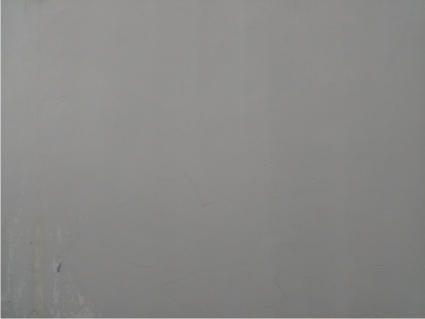
#> input picture DATA SET/CRACKS/1.jpg, 425 x 319 px, found by its file name; the run also reads 1 picture not shown here
$ jupyter execute --allow-errors Term_project_CV.ipynb   (older library calls are emulated)
#> lines starting #> are read from the running program, lines starting #| are printed output that depends on the picture; after the words box and inside, x2 and y2 are one past the last pixel; in counts of white or black regions, pixels touching at a corner belong together; long printed decimals are rounded
[cell 1]
import cv2
import numpy as np
import scipy.signal
import matplotlib.pyplot as plt
from google.colab.patches import cv2_imshow
import math
# Initial Data
N = 6
K = 1

# TRAIN DATA
grayImg = []
grayImg.append(cv2.resize(cv2.imread('/content/1.jpg',0),(400,300)))
grayImg.append(cv2.resize(cv2.imread('/content/2.jpg',0),(400,300)))
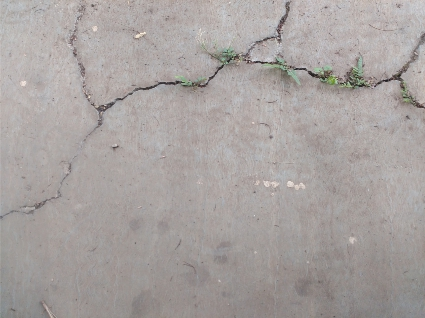
#> input picture DATA SET/CRACKS/2.jpg, 425 x 318 px, found by its file name
grayImg.append(cv2.resize(cv2.imread('/content/3.jpg',0),(400,300)))
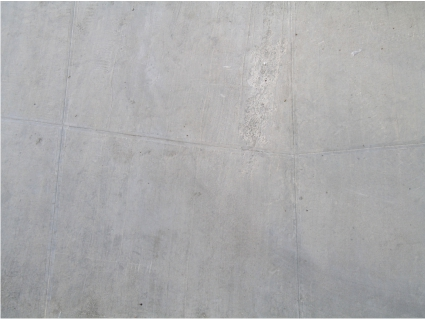
#> input picture DATA SET/CRACKS/3.jpg, 425 x 319 px, found by its file name
grayImg.append(cv2.resize(cv2.imread('/content/4.jpg',0),(400,300)))
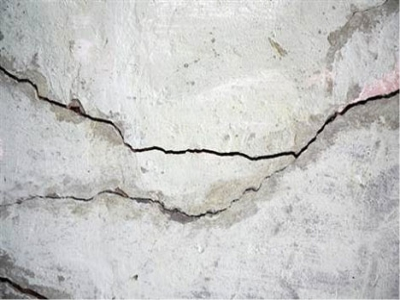
#> input picture DATA SET/CRACKS/4.jpg, 400 x 300 px, found by its file name
grayImg.append(cv2.resize(cv2.imread('/content/5.jpg',0),(400,300)))
grayImg.append(cv2.resize(cv2.imread('/content/6.jpg',0),(400,300)))
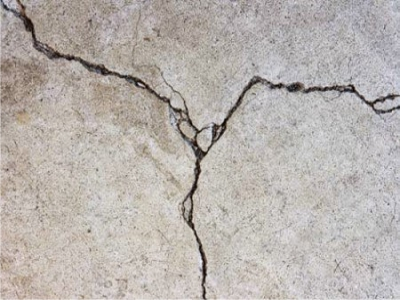
#> input picture DATA SET/CRACKS/6.jpg, 400 x 300 px, found by its file name

# Median filter - MASK[5,5]
def median_filter(grayImg,N):
  medImg = []
  for ii in range (N):
      medImg.append(scipy.signal.medfilt2d(grayImg[ii],5))
      # looping j times
      for jj in range (K):
          medImg[ii] = (medImg[ii] + scipy.signal.medfilt2d(grayImg[ii],5)).astype(np.uint8)
  return medImg

# Create Structuring Element for 0,30,60,90,120,150 degres
def Pt(x0, y0, x1, y1):
   points = []
   dx, dy = abs(x1 - x0), abs(y1 - y0)
   x, y = x0, y0
   sx = -1 if x0 > x1 else 1
   sy = -1 if y0 > y1 else 1
   if dx > dy:
      err = dx /2
      while x != x1:
         points.append((x, y))
         err -= dy
         if err < 0:
            y += sy
            err += dx
         x += sx
   else:
      err = dy / 2.0
      while y != y1:
         points.append((x, y))
         err -= dx
         if err < 0:
            x += sx
            err += dy
         y += sy
   points.append((x, y))
   return points

def strel_line(length, degrees):
   if length >= 1:
      theta = degrees*np.pi/180
      x = round((length - 1) / 2 * np.cos(theta))
      y = -round((length - 1) / 2 * np.sin(theta))
      points = Pt(-x, -y, x, y)
      points_x = [point[0] for point in points]
      points_y = [point[1] for point in points]
      n_rows = int(2 * max([abs(point_y) for point_y in points_y]) + 1)
      n_columns = int(2 * max([abs(point_x) for point_x in points_x]) + 1)
      strel = np.zeros((n_rows, n_columns))
      rows = ([point_y + max([abs(point_y) for point_y in points_y]) for point_y in points_y])
      columns = ([point_x + max([abs(point_x) for point_x in points_x]) for point_x in points_x])
      idx = []
      for x in zip(rows, columns):
         idx.append(np.ravel_multi_index((int(x[0]), int(x[1])), (n_rows, n_columns)))
      strel.reshape(-1)[idx] = 1
      strel = strel.astype(np.uint8)
   return strel

def opening_img(medImg,N):
  SE = []
  for ii in range (N):
    SE.append(strel_line(15,ii*30))
  imgOpen=np.zeros([6,300,400])
  imgOverlap = np.zeros([6,300,400])
  # Image opening in the six direction for each gray level image and Overlap Image to Single one
  for ii in range (N):
      for j in range (6):
          imgOpen[j]=cv2.morphologyEx(medImg[ii], cv2.MORPH_OPEN, SE[j])
          if j==5:
              imgOverlap[ii]=imgOpen[0]
              for l in range (1,5):
                  imgOverlap[ii] = cv2.addWeighted(imgOverlap[ii],0.7,imgOpen[l],0.3,0.0)
                  # np.dstackdst = cv.addWeighted(src1, alpha, src2, beta, 0.0)
  return imgOverlap

def threshold(imgOverlap,th, N, kkk):
  imgBw = []
  for ii in range (N):
     (thresh, blackAndWhiteImage) = cv2.threshold(imgOverlap[ii], th, 255, cv2.THRESH_BINARY)
     if kkk == True:
       for jj in range (blackAndWhiteImage.shape[0]):
         for kk in range (blackAndWhiteImage.shape[1]):
           if blackAndWhiteImage[jj][kk] == np.uint8(255):
             blackAndWhiteImage[jj][kk] = np.uint8(0)
           else:
             blackAndWhiteImage[jj][kk] = np.uint8(255)
     imgBw.append(blackAndWhiteImage)
  return imgBw

def gaussblur(sigma, grayImg):
  k=[]
  for image in grayImg:
    image = cv2.resize(image, (0, 0), fx=2, fy=2)
    sigma1 = np.sqrt(max((sigma ** 2) - 1, 0.01))
    k.append(cv2.GaussianBlur(image, (0, 0), sigmaX=sigma1, sigmaY=sigma1))
  return k

def laplacian(imgg):
  jk=[]
  ddepth = cv2.CV_16S
  for src_gray in imgg:
    dst = cv2.Laplacian(src_gray, ddepth, ksize=5)
    abs_dst = cv2.convertScaleAbs(dst)
    jk.append(abs_dst)
  return jk

[cell 2]
def pre_processing(grayImg, N):
  medImg = median_filter(grayImg,N)
  imgOverlap = opening_img(medImg,N)
  imgBw = threshold(imgOverlap,85, N, kkk=False)
  return imgBw, medImg, imgOverlap

def pre_processing2(grayImg,N):
  medImg2 = gaussblur(3.8, grayImg)
  imgOverlap2 = laplacian(medImg2)
  imgBw21 = threshold(imgOverlap2,80, N, kkk=True)
  kernel = np.ones((5,5),np.uint8)
  kernel2 = np.ones((8,8),np.uint8)
  #imgBw2 = cv2.dilate(imgBw21, kernel, iterations = 1)
  imgBw2 =[]
  for im in imgBw21:
    d = cv2.dilate(im, kernel, iterations = 1)
    imgBw2.append(cv2.erode(d, kernel2, iterations = 4))#cv2.morphologyEx(im, cv2.MORPH_OPEN, kernel))
  return imgBw2, medImg2, imgOverlap2
imgBw, medImg, imgOverlap = pre_processing(grayImg,6)
#> after the loop in median_filter, `for ii in range (N):`: medImg = 6 items
#> the loop in opening_img, `for ii in range (N):` made 6 passes
#> the loop in threshold, `for ii in range (N):` made 6 passes
#> pass 1, in threshold, `(thresh, blackAndWhiteImage) = cv2.threshold(imgOverlap[ii], th, 255, ..`:
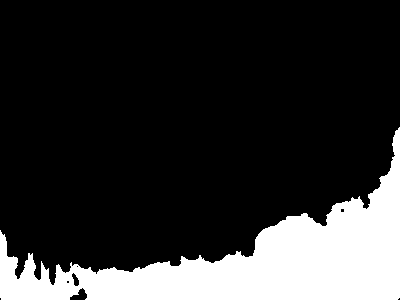
#> blackAndWhiteImage: shape (300, 400) float64; 19% white; 1 white region, box (x1, y1, x2, y2) and area: (0, 127, 400, 300) 22776
#> after the loop in threshold, `for ii in range (N):`:
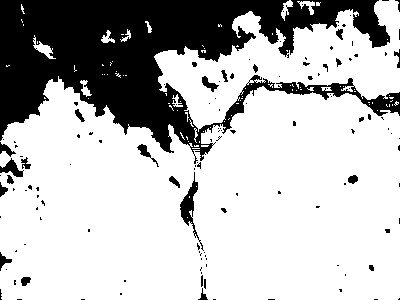
#> blackAndWhiteImage: shape (300, 400) float64; 73.6% white; 131 black regions (106 under 20 px), largest, box (x1, y1, x2, y2) and area: (0, 0, 400, 164) 29253, (180, 172, 204, 251) 457, (0, 158, 24, 177) 206
#> imgBw = 6 items; medImg = 6 items
imgBw2, medImg2, imgOverlap2 = pre_processing2(grayImg,6)
#> the loop in gaussblur, `for image in grayImg:` made 6 passes
#> in laplacian, `ddepth = cv2.CV_16S`: ddepth = 3
#> the loop in laplacian, `for src_gray in imgg:` made 6 passes
#> after the loop in laplacian, `for src_gray in imgg:`:
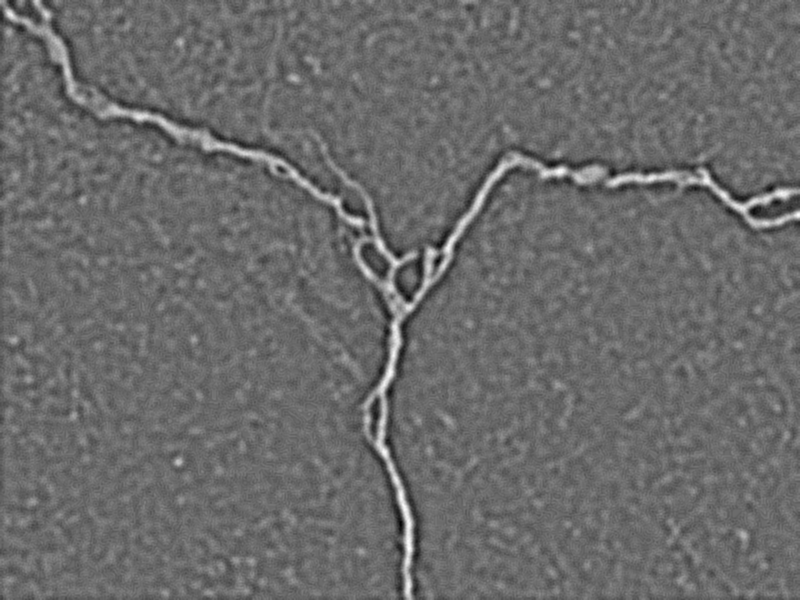
#> dst: shape (600, 800) int16; min -250, max 344, mean 0; drawn with min black and max white
#> after the loop in laplacian, `for src_gray in imgg:`: jk = 6 items
#> after the loop in threshold (call 2), `for ii in range (N):`: blackAndWhiteImage: shape (600, 800); 94.9% white; 388 black regions (281 under 20 px), largest, box (x1, y1, x2, y2) and area: (363, 154, 569, 600) 5162, (98, 104, 364, 228) 2200, (606, 169, 800, 228) 1904
#> the loop in pre_processing2, `for im in imgBw21:` made 6 passes
#> after the loop in pre_processing2, `for im in imgBw21:`:
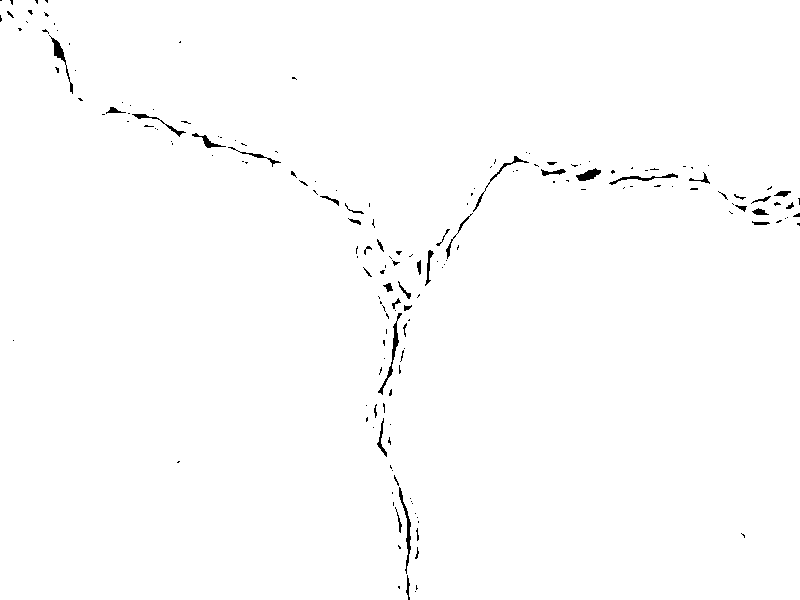
#> d: shape (600, 800); 99.2% white; 178 black regions (137 under 20 px), largest, box (x1, y1, x2, y2) and area: (378, 313, 402, 395) 258, (399, 487, 411, 574) 240, (49, 35, 73, 94) 219
#> imgBw2 = 6 items; medImg2 = 6 items; imgOverlap2 = 6 items
fig, plot = plt.subplots(4, 2, figsize=(18,13))
plot[0,0].imshow(grayImg[1],cmap='gray')
plot[1,0].imshow(medImg[1],cmap='gray')
plot[2,0].imshow(imgOverlap[1],cmap='gray')
plot[3,0].imshow(imgBw[1],cmap ='gray')
plot[0,1].imshow(grayImg[1],cmap='gray')
plot[1,1].imshow(medImg2[1],cmap='gray')
plot[2,1].imshow(imgOverlap2[1],cmap='gray')
plot[3,1].imshow(imgBw2[1],cmap ='gray')

[cell 3]
from skimage import measure
from skimage.measure import label, regionprops, regionprops_table
# Prepare properties image region (Eccentricity and Area) for crack
def image_region_props(imgBw2, N):
  imgProp = []
  area = []
  eccentricity = []
  majorAxis = []
  minorAxis = []
  for i in range (N):
     labels = measure.label(imgBw2[i], background=1) # same image_binary as above
     imgProp.append(measure.regionprops(labels))
     areaProp = []
     eccentricityProp = []
     majorAxisProp = []
     minorAxisProp = []
     for propss in imgProp[i]:
       areaProp.append(propss.area)
       eccentricityProp.append(propss.eccentricity)
       majorAxisProp.append(propss.major_axis_length)
       minorAxisProp.append(propss.minor_axis_length)
     area.append(areaProp)
     eccentricity.append(eccentricityProp)
     majorAxis.append(majorAxisProp)
     minorAxis.append(minorAxisProp)
  for ii in range (N):
    ma = max(area[ii])
    ma1 = max(majorAxis[ii])
    ma2 = max(minorAxis[ii])
    for jj in range (np.size(area[ii])):
      area[ii][jj] = 100000*area[ii][jj]/ma
      majorAxis[ii][jj] = 1000*majorAxis[ii][jj]/ma1
      minorAxis[ii][jj] = 1000*minorAxis[ii][jj]/ma2
  return area, majorAxis, minorAxis, eccentricity

area, majorAxis, minorAxis, eccentricity = image_region_props(imgBw2, 6)
#> after the loop in image_region_props, `for i in range (N):`:
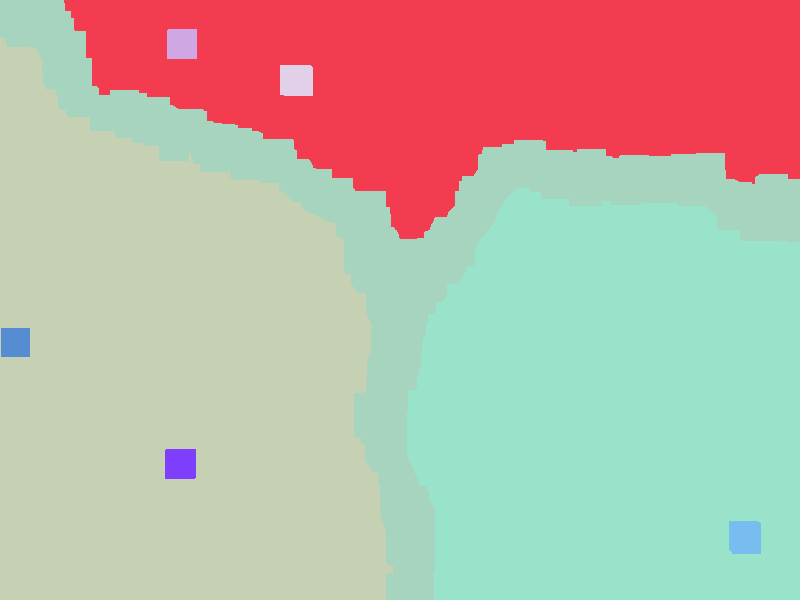
#> labels: shape (600, 800) int64; 9 distinct labels, from 1 to 9; one colour per label, 0 black
#> the loop in image_region_props, `for ii in range (N):` made 6 passes
#> (ma, ma1, ma2) on passes 1 to 6: (479779, 923.4, 692.5), (452985, 926.7, 692.2), (479711, 923.2, 692.4), (223924, 997.9, 399.5), (480000, 923.8, 692.8), (162462, 813.5, 510.8)
#> area = 6 items; majorAxis = 6 items; minorAxis = 6 items; eccentricity = 6 items
print('',area[0]) # Total occupied area in image 1
#|  [100000.0, 46.063]
print('',area[1])
#|  [100000.0, 875.084, 108.834, 185.657, 192.059, 1209.091, 555.206, 369.990, 624.082, 728.059, 697.595, 213.252, 204.863]
print('',minorAxis[2]) # Values of minor axes of continous curves formed in image 3
#|  [28.300, 1000.0]
print('',majorAxis[3])
#|  [821.298, 42.457, 33.538, 34.715, 35.776, 34.696, 35.783, 913.504, 33.538, 1000.0, 34.696, 38.076, 36.896, 357.627, 55.089, 67.067, 75.293, 109.311, 38.021, 36.903, 10.350, 33.538, 2.004]
print('',eccentricity[4]) # Values of eccentricity of continous curves formed in image 5
#|  [0.6614]
print('',eccentricity[5])
#|  [0.7783, 0.9641, 0.07902, 0.7022, 0.3518, 0.2967, 0.0, 0.2541, 0.2924]

[cell 4]
def count_props(area, majorAxis, minorAxis, eccentricity, N):
  area1, ecc1, max1, mix1 = [],[],[],[]  # Area<=1.5
  for ii in range (N):
    counter1,counter2,counter3,counter4 = 0,0,0,0
    for jj in range (np.size(area[ii])):
      if area[ii][jj] < 50000:
        # Excluding the disproportionate values, the values of rest are added
        counter1 += area[ii][jj]
      if eccentricity[ii][jj] > 0.1:
        counter2 += eccentricity[ii][jj]
      if majorAxis[ii][jj] < 999:
        counter3 += majorAxis[ii][jj]
      if minorAxis[ii][jj] < 999:
        counter4 += minorAxis[ii][jj]
    mix1.append(counter4)
    max1.append(counter3)
    ecc1.append(counter2)
    area1.append(counter1)
  return mix1, max1, ecc1, area1

mix1, max1, ecc1, area12 = count_props(area, majorAxis, minorAxis, eccentricity, 6)
#> after the loop in count_props, `for ii in range (N):`: area1 = [46.06, 5963.8, 60.24, 35994.8, 0, 42280]; ecc1 = [1.31, 8.76, 0.661, 11.34, 0.661, 3.64]; max1 = [21.22, 977.8, 21.23, 2880.2, 0, 2405]; mix1 = [21.61, 678.4, 28.3, 3039.3, 0, 2351.3]
#> mix1 = [21.61, 678.4, 28.3, 3039.3, 0, 2351.3]; max1 = [21.22, 977.8, 21.23, 2880.2, 0, 2405]; ecc1 = [1.31, 8.76, 0.661, 11.34, 0.661, 3.64]; area12 = [46.06, 5963.8, 60.24, 35994.8, 0, 42280]
print('',mix1) # the values of summed up minor axes for all training set images
#|  [21.612, 678.393, 28.300, 3039.325, 0, 2351.293]
print('',max1)
#|  [21.222, 977.753, 21.225, 2880.174, 0, 2405.036]
print('',area12)
#|  [46.063, 5963.774, 60.245, 35994.802, 0, 42280.041]
print('',ecc1)
#|  [1.307, 8.765, 0.6614, 11.344, 0.6614, 3.640]

[cell 5]
def data_x(mix1, max1, ecc1, area12, N):
  datax = []
  for jj in range (N):
    datax.append([mix1[jj], max1[jj], area12[jj], ecc1[jj]])
  return datax

[cell 6]
def print_result(mix1, max1, ecc1, area1, N):
  abb= np.zeros(N)
  for ii in range (N):
    abb[ii] = mix1[ii]+max1[ii]+area1[ii]+ecc1[ii]
    # Numerical barrier set by analysing the statistics to predict whether image has cracks or not
    if abb[ii]>3168:
      abb[ii] = 1
    else :
      abb[ii] = 0
  return abb
abb = print_result(mix1, max1, ecc1, area12, 6)
#> after the loop in print_result, `for ii in range (N):`: abb = [0, 1, 0, 1, 0, 1]
#> abb = [0, 1, 0, 1, 0, 1]
print('',abb)
#|  [0. 1. 0. 1. 0. 1.]
# 1 Depicts that the given surface has cracks and 0 depicts the surface doesnt have cracks

[cell 7]
def CRACK_DETECTION(grayImg,N):
  imgBw2, medImg2, imgOverlap2 = pre_processing2(grayImg,N)
  area, majorAxis, minorAxis, eccentricity = image_region_props(imgBw2, N)
  mix1, max1, ecc1, area1 = count_props(area, majorAxis, minorAxis, eccentricity, N)
  abb = print_result(mix1, max1, ecc1, area1, N)
  return abb, mix1, max1, ecc1, area1

[cell 8]
# Using CRACK DETECTION to detect cracks in test set images 7 & 8
Immg = []
#> (the rest of this cell did not finish here and is left out)

[cell 9]
def ML_model(grayImg,Immg):
  abb12, mix123, max123, ecc123, area123=CRACK_DETECTION(grayImg, 6)
#> the loop in gaussblur (call 2), `for image in grayImg:` made 6 passes
#> the loop in laplacian (call 2), `for src_gray in imgg:` made 6 passes
#> pass 3, in laplacian (call 2), `dst = cv2.Laplacian(src_gray, ddepth, ksize=5)`:
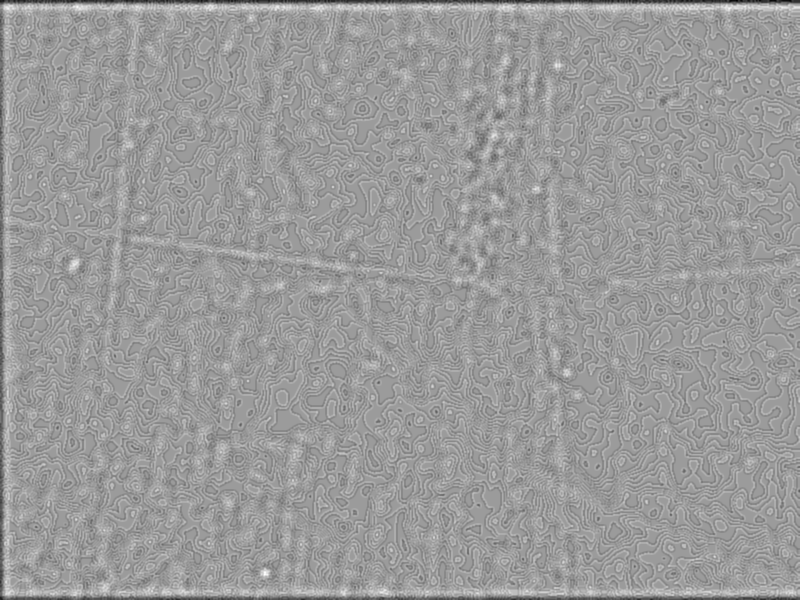
#> dst: shape (600, 800) int16; min -140, max 90, mean -0.2; drawn with min black and max white
#> the loop in pre_processing2 (call 2), `for im in imgBw21:` made 6 passes
#> in CRACK_DETECTION, `imgBw2, medImg2, imgOverlap2 = pre_processing2(grayImg,N)`: imgBw2 = 6 items
#> the loop in image_region_props (call 2), `for ii in range (N):` made 6 passes
#> in CRACK_DETECTION, `mix1, max1, ecc1, area1 = count_props(area, majorAxis, minorAxis, ecce..`: mix1 = [21.61, 678.4, 28.3, 3039.3, 0, 2351.3]; max1 = [21.22, 977.8, 21.23, 2880.2, 0, 2405]; ecc1 = [1.31, 8.76, 0.661, 11.34, 0.661, 3.64]; area1 = [46.06, 5963.8, 60.24, 35994.8, 0, 42280]
#> in CRACK_DETECTION, `abb = print_result(mix1, max1, ecc1, area1, N)`: abb = [0, 1, 0, 1, 0, 1]
  abb13, mix13, max13, ecc13, area13= CRACK_DETECTION(Immg,2)
  dxx = data_x(mix123, max123, ecc123, area123, 6)
  dxx2 = data_x(mix13, max13, ecc13, area13, 2)
  for i in dxx2 :
    dxx.append(i)
  datay = np.concatenate((abb12,abb13))
  return dxx, datay

[cell 10]
# Using k neighbors classification algorithm to classify crack and no crack images
from sklearn.model_selection import train_test_split

#> (the rest of this cell did not finish here and is left out)

#> in ML_model, `abb12, mix123, max123, ecc123, area123=CRACK_DETECTION(grayImg, 6)`: mix123 = [21.61, 678.4, 28.3, 3039.3, 0, 2351.3]; max123 = [21.22, 977.8, 21.23, 2880.2, 0, 2405]; ecc123 = [1.31, 8.76, 0.661, 11.34, 0.661, 3.64]; area123 = [46.06, 5963.8, 60.24, 35994.8, 0, 42280]
X_train, X_test, y_train, y_test = train_test_split(ML_model1x, ML_model1y, random_state=0)
print('',X_test)

[cell 11]
from sklearn.neighbors import KNeighborsClassifier
knn = KNeighborsClassifier(n_neighbors = 3)

#> (the rest of this cell did not finish here and is left out)

[cell 12]
kaks = cv2.imread('/content/2.PNG',0)
#> kaks: shape (318, 425); min 30, max 249, mean 163.2
abb1211, mix1231, max1231, ecc1231, area1231=CRACK_DETECTION(kaks, 1)
#> abb1211 = [0]; mix1231 = [0]; max1231 = [0]; ecc1231 = [1]; area1231 = [0]
XX = [[mix1231[0], max1231[0], ecc1231[0], area1231[0]]]
#> XX = [[0, 0, 1, 0]]
#> (the rest of this cell did not finish here and is left out)
